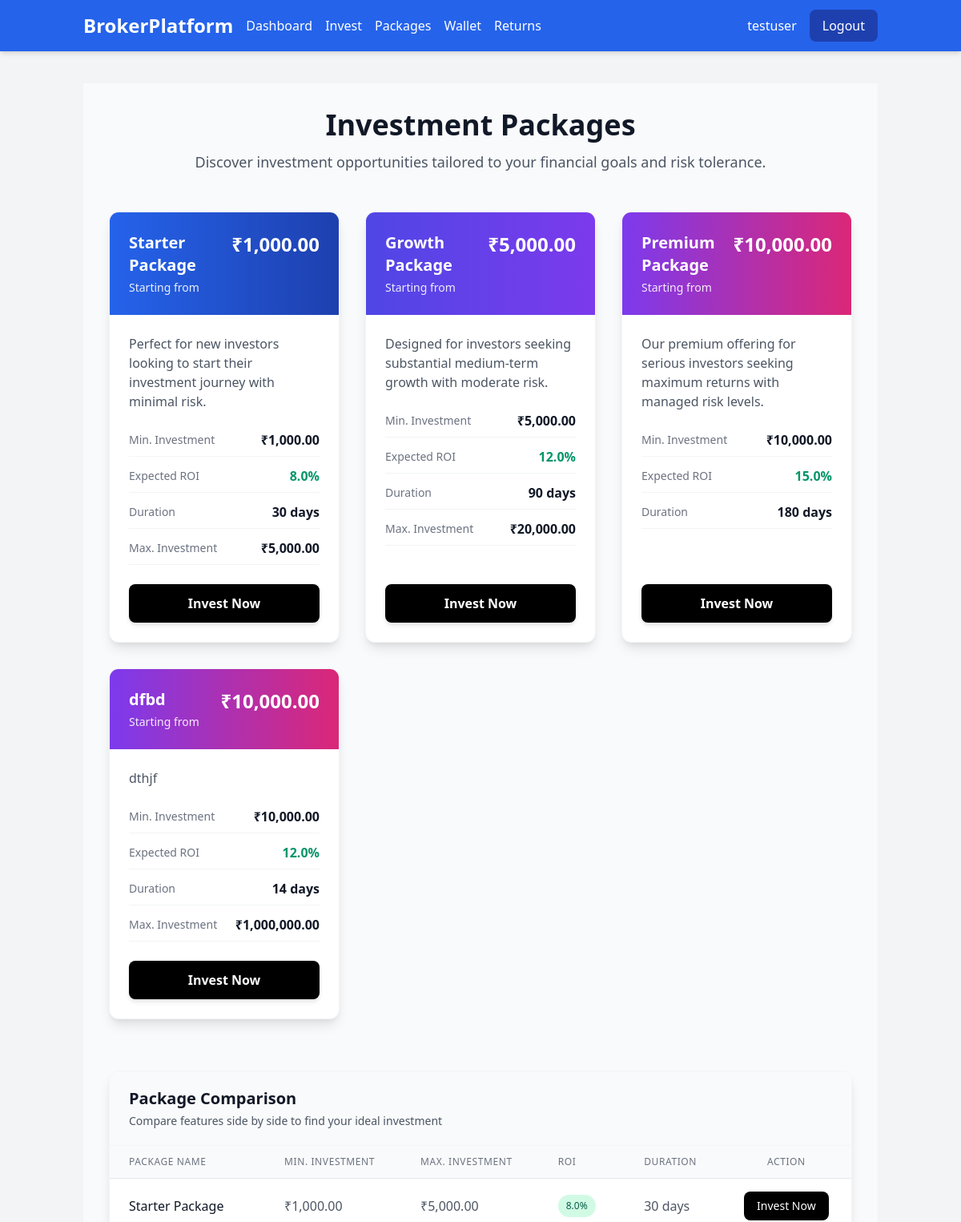
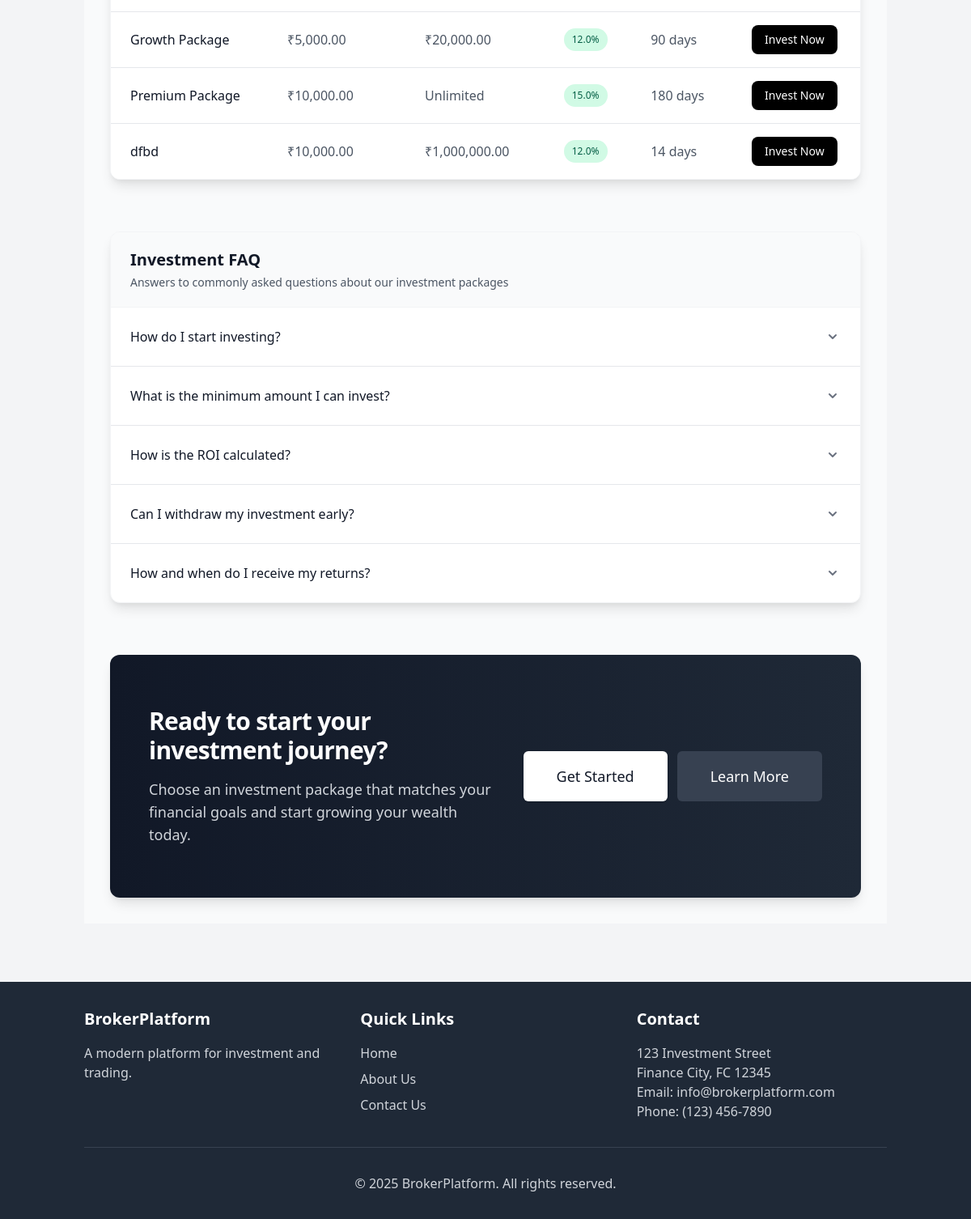
The app's page /user/packages (signed in) with its own data (2 pictures, top to bottom).
### app/models.py (models this page shows, shortened)
class User(UserMixin, db.Model):
    id = db.Column(db.Integer, primary_key=True)
    username = db.Column(db.String(64), index=True, unique=True)
    email = db.Column(db.String(120), index=True, unique=True)
    password_hash = db.Column(db.String(128))
    first_name = db.Column(db.String(64))
    last_name = db.Column(db.String(64))
    phone = db.Column(db.String(20))
    is_admin = db.Column(db.Boolean, default=False)
    created_at = db.Column(db.DateTime, default=datetime.utcnow)
    bank_details = db.relationship('BankDetails', backref='user', uselist=False)
    referred_by = db.Column(db.Integer, db.ForeignKey('user.id'), nullable=True)
    referrals = db.Column(db.Integer, default=0)
    wallet = db.relationship('Wallet', backref='user', uselist=False)
    investments = db.relationship('Investment', backref='user', lazy='dynamic')
    transactions = db.relationship('Transaction', backref='user', lazy='dynamic')

class Package(db.Model):
    id = db.Column(db.Integer, primary_key=True)
    name = db.Column(db.String(64))
    description = db.Column(db.Text)
    min_investment = db.Column(db.Float)
    max_investment = db.Column(db.Float, nullable=True)
    expected_roi = db.Column(db.Float)  # Percentage
    duration = db.Column(db.Integer)  # In days
    is_active = db.Column(db.Boolean, default=True)
    created_at = db.Column(db.DateTime, default=datetime.utcnow)
    investments = db.relationship('Investment', backref='package', lazy='dynamic')

### app/routes/user.py (the view)
@user_bp.route('/packages')
@login_required
def packages():
    packages = Package.query.filter_by(is_active=True).all()
    return render_template('user/packages.html',
                          title='Investment Packages',
                          packages=packages,
                          format_currency=format_currency)

### app/models.py (called while the page is built)
@login.user_loader
def load_user(id):
    return User.query.get(int(id))

### app/utils.py (called while the page is built)
def format_currency(amount):
    return f"₹{amount:,.2f}"

### app/templates/user/packages.html (shortened to what this page needs)
{% extends "base.html" %}
{% block content %}
<div class="bg-gray-50 min-h-screen py-8 px-4 sm:px-6 lg:px-8">
  <div class="max-w-7xl mx-auto">
    <div class="text-center mb-12">
      <h1 class="text-3xl font-extrabold text-gray-900 sm:text-4xl mb-3">
        Investment Packages
      </h1>
      <p class="max-w-3xl mx-auto text-lg text-gray-600">
        Discover investment opportunities tailored to your financial goals and risk tolerance.
      </p>
    </div>
    <section class="mb-16">
      <div class="grid grid-cols-1 md:grid-cols-3 gap-8">
        {% for package in packages %}
          <div class="bg-white rounded-xl overflow-hidden shadow-lg border border-gray-100 transition duration-300 hover:shadow-xl flex flex-col h-full">
            <div class="{% if loop.index == 1 %}bg-gradient-to-r from-blue-600 to-blue-800{% elif loop.index == 2 %}bg-gradient-to-r from-indigo-600 to-purple-600{% else %}bg-gradient-to-r from-purple-600 to-pink-600{% endif %} text-white p-6">
              <div class="flex justify-between items-start">
                <div>
                  <h3 class="text-xl font-bold">{{ package.name }}</h3>
                  <p class="mt-1 text-sm text-white text-opacity-90">Starting from</p>
                </div>
                <div class="text-right">
                  <span class="text-2xl font-extrabold">{{ format_currency(package.min_investment) }}</span>
                </div>
              </div>
            </div>
            <div class="p-6 flex-grow flex flex-col">
              <div class="flex-grow">
                <p class="text-gray-600 mb-6 line-clamp-3">{{ package.description }}</p>
                <div class="space-y-3 mb-6">
                  <div class="flex justify-between items-center pb-2 border-b border-gray-100">
                    <span class="text-gray-500 text-sm">Min. Investment</span>
                    <span class="font-semibold text-gray-900">{{ format_currency(package.min_investment) }}</span>
                  </div>
                  <div class="flex justify-between items-center pb-2 border-b border-gray-100">
                    <span class="text-gray-500 text-sm">Expected ROI</span>
                    <span class="font-semibold text-green-600">{{ package.expected_roi }}%</span>
                  </div>
                  <div class="flex justify-between items-center pb-2 border-b border-gray-100">
                    <span class="text-gray-500 text-sm">Duration</span>
                    <span class="font-semibold text-gray-900">{{ package.duration }} days</span>
                  </div>
                  {% if package.max_investment %}
                    <div class="flex justify-between items-center pb-2 border-b border-gray-100">
                      <span class="text-gray-500 text-sm">Max. Investment</span>
                      <span class="font-semibold text-gray-900">{{ format_currency(package.max_investment) }}</span>
                    </div>
                  {% endif %}
                </div>
              </div>
              <a href="{{ url_for('user.invest_package', package_id=package.id) }}"
                class="block w-full text-center bg-black text-white font-bold py-3 px-4 rounded-lg hover:bg-gray-800 transition duration-300 transform hover:-translate-y-1 shadow-md">
                Invest Now
              </a>
            </div>
          </div>
        {% endfor %}
      </div>
    </section>
    <section class="mb-16">
      <div class="bg-white rounded-xl shadow-lg overflow-hidden border border-gray-100">
        <div class="px-6 py-5 border-b border-gray-100 bg-gray-50">
          <h2 class="text-xl font-bold text-gray-900">Package Comparison</h2>
          <p class="text-sm text-gray-600 mt-1">Compare features side by side to find your ideal investment</p>
        </div>
        <div class="overflow-x-auto">
          <table class="min-w-full divide-y divide-gray-200">
            <thead>
              <tr>
                <th scope="col" class="py-3 px-6 text-left text-xs font-medium text-gray-500 uppercase tracking-wider bg-gray-50">Package Name</th>
                <th scope="col" class="py-3 px-6 text-left text-xs font-medium text-gray-500 uppercase tracking-wider bg-gray-50">Min. Investment</th>
                <th scope="col" class="py-3 px-6 text-left text-xs font-medium text-gray-500 uppercase tracking-wider bg-gray-50">Max. Investment</th>
                <th scope="col" class="py-3 px-6 text-left text-xs font-medium text-gray-500 uppercase tracking-wider bg-gray-50">ROI</th>
                <th scope="col" class="py-3 px-6 text-left text-xs font-medium text-gray-500 uppercase tracking-wider bg-gray-50">Duration</th>
                <th scope="col" class="py-3 px-6 text-center text-xs font-medium text-gray-500 uppercase tracking-wider bg-gray-50">Action</th>
              </tr>
            </thead>
            <tbody class="bg-white divide-y divide-gray-200">
              {% for package in packages %}
                <tr class="hover:bg-gray-50 transition-colors duration-150">
                  <td class="py-4 px-6 whitespace-nowrap">
                    <div class="font-medium text-gray-900">{{ package.name }}</div>
                  </td>
                  <td class="py-4 px-6 whitespace-nowrap text-gray-600">{{ format_currency(package.min_investment) }}</td>
                  <td class="py-4 px-6 whitespace-nowrap text-gray-600">{{ format_currency(package.max_investment) if package.max_investment else 'Unlimited' }}</td>
                  <td class="py-4 px-6 whitespace-nowrap">
                    <span class="px-2.5 py-1.5 inline-flex text-xs leading-4 font-medium rounded-full bg-green-100 text-green-800">
                      {{ package.expected_roi }}%
                    </span>
                  </td>
                  <td class="py-4 px-6 whitespace-nowrap text-gray-600">{{ package.duration }} days</td>
                  <td class="py-4 px-6 whitespace-nowrap text-center">
                    <a href="{{ url_for('user.invest_package', package_id=package.id) }}"
                       class="inline-flex items-center px-4 py-2 bg-black text-white text-sm font-medium rounded-lg hover:bg-gray-800 transition duration-150">
                      Invest Now
                    </a>
                  </td>
                </tr>
              {% endfor %}
            </tbody>
          </table>
        </div>
      </div>
    </section>
    <section class="mb-16">
      <div class="bg-white rounded-xl shadow-lg overflow-hidden border border-gray-100">
        <div class="px-6 py-5 border-b border-gray-100 bg-gray-50">
          <h2 class="text-xl font-bold text-gray-900">Investment FAQ</h2>
          <p class="text-sm text-gray-600 mt-1">Answers to commonly asked questions about our investment packages</p>
        </div>
        <div class="divide-y divide-gray-200">
          <div class="p-6 hover:bg-gray-50 transition-colors duration-150 cursor-pointer" onclick="toggleFaq('faq1')">
            <div class="flex items-center justify-between">
              <h3 class="text-base font-medium text-gray-900">How do I start investing?</h3>
            </div>
          </div>
          <div class="p-6 hover:bg-gray-50 transition-colors duration-150 cursor-pointer" onclick="toggleFaq('faq2')">
            <div class="flex items-center justify-between">
              <h3 class="text-base font-medium text-gray-900">What is the minimum amount I can invest?</h3>
            </div>
          </div>
          <div class="p-6 hover:bg-gray-50 transition-colors duration-150 cursor-pointer" onclick="toggleFaq('faq3')">
            <div class="flex items-center justify-between">
              <h3 class="text-base font-medium text-gray-900">How is the ROI calculated?</h3>
            </div>
          </div>
          <div class="p-6 hover:bg-gray-50 transition-colors duration-150 cursor-pointer" onclick="toggleFaq('faq4')">
            <div class="flex items-center justify-between">
              <h3 class="text-base font-medium text-gray-900">Can I withdraw my investment early?</h3>
            </div>
          </div>
          <div class="p-6 hover:bg-gray-50 transition-colors duration-150 cursor-pointer" onclick="toggleFaq('faq5')">
            <div class="flex items-center justify-between">
              <h3 class="text-base font-medium text-gray-900">How and when do I receive my returns?</h3>
            </div>
          </div>
        </div>
      </div>
    </section>
    <section>
      <div class="bg-gradient-to-r from-gray-900 to-gray-800 rounded-xl shadow-lg overflow-hidden">
        <div class="px-6 py-12 md:py-16 md:px-12 text-center lg:text-left lg:flex lg:items-center">
          <div class="lg:w-0 lg:flex-1">
            <h2 class="text-2xl font-extrabold tracking-tight text-white sm:text-3xl">
              Ready to start your investment journey?
            </h2>
            <p class="mt-4 max-w-3xl text-lg text-gray-300">
              Choose an investment package that matches your financial goals and start growing your wealth today.
            </p>
          </div>
          <div class="mt-8 lg:mt-0 lg:ml-8">
            <div class="sm:flex justify-center lg:justify-start">
              <div class="rounded-md shadow">
                <a href="#" class="w-full flex items-center justify-center px-8 py-3 border border-transparent text-base font-medium rounded-md text-gray-900 bg-white hover:bg-gray-50 md:py-4 md:text-lg md:px-10 transition duration-150">
                  Get Started
                </a>
              </div>
              <div class="mt-3 sm:mt-0 sm:ml-3">
                <a href="#" class="w-full flex items-center justify-center px-8 py-3 border border-transparent text-base font-medium rounded-md text-white bg-gray-700 hover:bg-gray-600 md:py-4 md:text-lg md:px-10 transition duration-150">
                  Learn More
                </a>
              </div>
            </div>
          </div>
        </div>
      </div>
    </section>
  </div>
</div>
{% endblock %}

### app/templates/base.html (shortened to what this page needs)
<!DOCTYPE html>
<html lang="en">
  <head>
    <link href="https://cdn.jsdelivr.net/npm/tailwindcss@2.2.19/dist/tailwind.min.css" rel="stylesheet">
    <link rel="stylesheet" href="{{ url_for('static', filename='css/styles.css') }}">
  </head>
  <body class="bg-gray-100 min-h-screen">
    <nav class="bg-blue-600 text-white shadow-md">
      <div class="container mx-auto px-4 py-3">
        <div class="flex justify-between items-center">
          <div class="flex items-center space-x-4">
            <a href="{{ url_for('main.home') }}" class="font-bold text-2xl">BrokerPlatform</a>
            {% if current_user.is_authenticated %}
              {% if current_user.is_admin %}
                <div class="hidden md:flex space-x-4">
                  <a href="{{ url_for('admin.dashboard') }}" class="hover:text-blue-200">Dashboard</a>
                  <a href="{{ url_for('admin.users') }}" class="hover:text-blue-200">Users</a>
                  <a href="{{ url_for('admin.packages') }}" class="hover:text-blue-200">Packages</a>
                  <a href="{{ url_for('admin.investments') }}" class="hover:text-blue-200">Investments</a>
                  <a href="{{ url_for('admin.payments') }}" class="hover:text-blue-200">Payments</a>
                  <a href="{{ url_for('admin.trading') }}" class="hover:text-blue-200">Trading</a>
                </div>
              {% else %}
                <div class="hidden md:flex space-x-4">
                  <a href="{{ url_for('user.dashboard') }}" class="hover:text-blue-200">Dashboard</a>
                  <a href="{{ url_for('user.invest') }}" class="hover:text-blue-200">Invest</a>
                  <a href="{{ url_for('user.packages') }}" class="hover:text-blue-200">Packages</a>
                  <a href="{{ url_for('user.wallet') }}" class="hover:text-blue-200">Wallet</a>
                  <a href="{{ url_for('user.roi') }}" class="hover:text-blue-200">Returns</a>
                </div>
              {% endif %}
            {% endif %}
          </div>
          <div class="flex items-center space-x-4">
            {% if current_user.is_authenticated %}
              <span class="hidden md:inline">{{ current_user.username }}</span>
              <a href="{{ url_for('auth.logout') }}" class="bg-blue-800 hover:bg-blue-900 px-4 py-2 rounded-lg">Logout</a>
            {% else %}
              <a href="{{ url_for('auth.login') }}" class="hover:text-blue-200">Login</a>
              <a href="{{ url_for('auth.register') }}" class="bg-blue-800 hover:bg-blue-900 px-4 py-2 rounded-lg">Register</a>
            {% endif %}
          </div>
        </div>
      </div>
    </nav>
    <div class="container mx-auto px-4 py-2">
    </div>
    <main class="container mx-auto px-4 py-6">
      {% block content %}{% endblock %}
    </main>
    <footer class="bg-gray-800 text-white py-8 mt-12">
      <div class="container mx-auto px-4">
        <div class="grid grid-cols-1 md:grid-cols-3 gap-8">
          <div>
            <h3 class="text-xl font-bold mb-4">BrokerPlatform</h3>
            <p class="text-gray-300">
              A modern platform for investment and trading.
            </p>
          </div>
          <div>
            <h3 class="text-xl font-bold mb-4">Quick Links</h3>
            <ul class="space-y-2">
              <li>
                <a href="{{ url_for('main.home') }}" class="text-gray-300 hover:text-white">Home</a>
              </li>
              <li>
                <a href="{{ url_for('main.about') }}" class="text-gray-300 hover:text-white">About Us</a>
              </li>
              <li>
                <a href="{{ url_for('main.contact') }}" class="text-gray-300 hover:text-white">Contact Us</a>
              </li>
            </ul>
          </div>
          <div>
            <h3 class="text-xl font-bold mb-4">Contact</h3>
            <address class="text-gray-300 not-italic">
              <p>123 Investment Street</p>
              <p>Finance City, FC 12345</p>
              <p>Email: info@brokerplatform.com</p>
              <p>Phone: (123) 456-7890</p>
            </address>
          </div>
        </div>
        <div class="border-t border-gray-700 mt-8 pt-8 text-center text-gray-300">
          <p>&copy; 2025 BrokerPlatform. All rights reserved.</p>
        </div>
      </div>
    </footer>
  </body>
</html>

### records on screen
User: username "testuser"
Package: name "Starter Package", min_investment "₹1,000.00", description "Perfect for new investors looking to start their investment journey with minimal risk.", expected_roi "8.0", duration "30", max_investment "₹5,000.00"
Package: name "Growth Package", min_investment "₹5,000.00", description "Designed for investors seeking substantial medium-term growth with moderate risk.", expected_roi "12.0", duration "90", max_investment "₹20,000.00"
Package: name "Premium Package", min_investment "₹10,000.00", description "Our premium offering for serious investors seeking maximum returns with managed risk levels.", expected_roi "15.0", duration "180", max_investment "Unlimited"
Package: name "dfbd", min_investment "₹10,000.00", description "dthjf", expected_roi "12.0", duration "14", max_investment "₹1,000,000.00"
